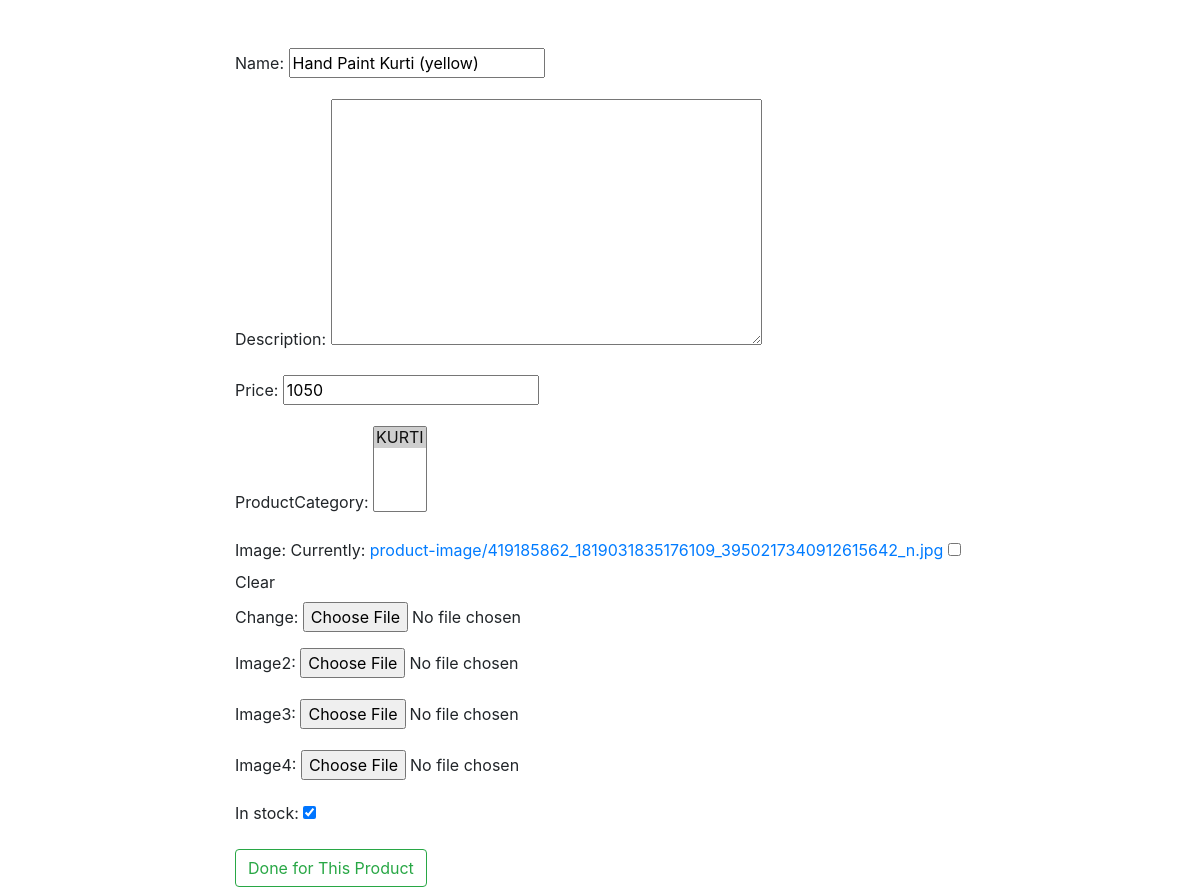
The page /edit-product/4/1 on the database as committed earlier.
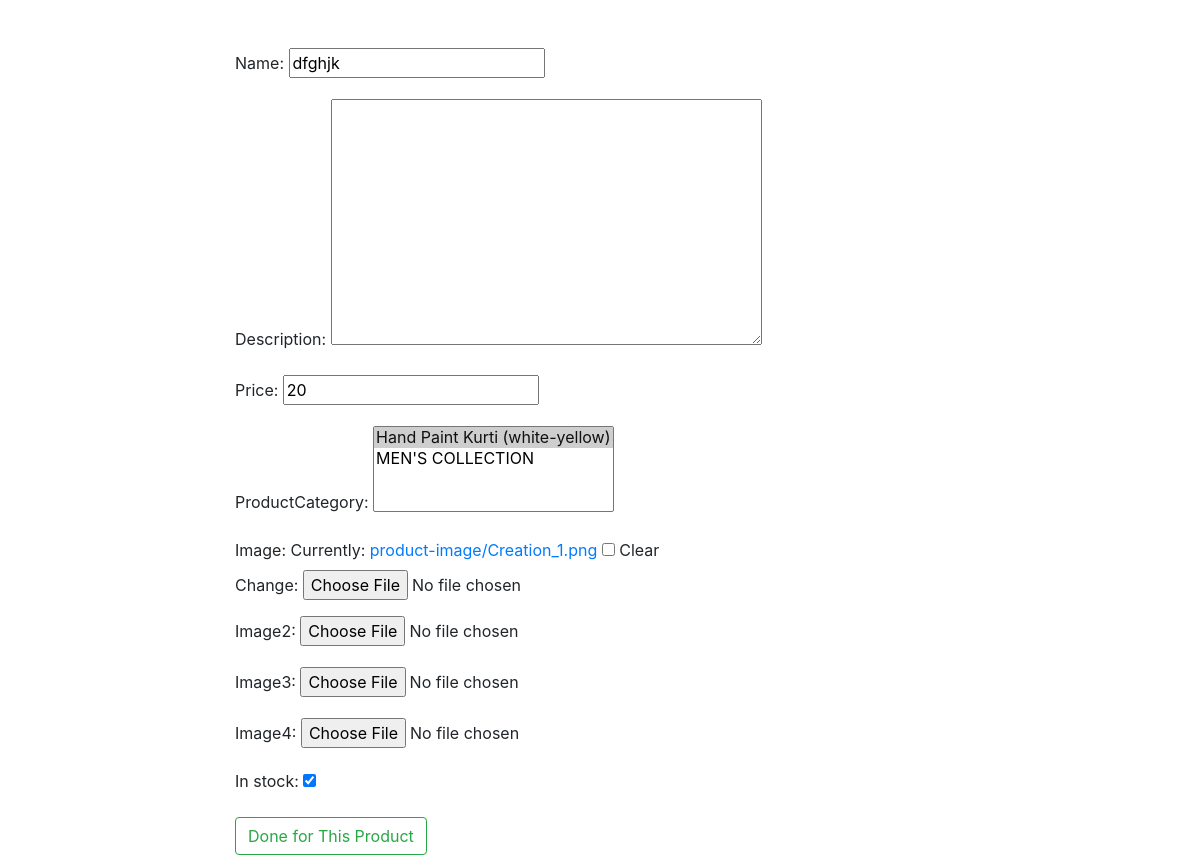
The same page on the database as committed later.
### shop/models.py (models this page shows, shortened)
class Product(models.Model):
    name=models.CharField(max_length=100)
    slug = AutoSlugField(populate_from='name',unique=True,null=True,default=None)
    product_code=models.CharField(max_length=100,null=True,blank=True)
    add_on_product=models.ManyToManyField(AddOnProduct,blank=True)
    add_on_product2=models.ManyToManyField(AddOnProduct,related_name='ad_on_2',blank=True)
    add_on_product3=models.ManyToManyField(AddOnProduct,related_name="ad_on_3",blank=True)
    description=models.TextField(null=True,blank=True)
    price = models.IntegerField(default=0)
    discount_percent=models.IntegerField(default=0)
    main_price = models.IntegerField(default=0)
    discount=models.BooleanField(default=True,null=True,blank=False)
    productCategory = models.ManyToManyField(ProductCategory)
    image=models.ImageField(upload_to='product-image/',blank=True,null=True)
    image2=models.ImageField(upload_to='product-image/',blank=True,null=True)
    image3=models.ImageField(upload_to='product-image/',blank=True,null=True)
    image4=models.ImageField(upload_to='product-image/',blank=True,null=True)
    arrive_at=models.DateTimeField(default=now,blank=True)
    new_arrival=models.BooleanField(default=False,blank=True)
    tags = TaggableManager()
    in_stock=models.BooleanField(default=True,blank=True)

class ProductCategory(models.Model):
    name=models.CharField(max_length=100)
    collection=models.ManyToManyField(CollectionSet)
    image=models.ImageField(upload_to='category/',blank=True,null=True)
    def __str__(self):
        return str(f'{self.name} ')

### shop/views.py (the view)
# urls.py: path('edit-product/<int:pk>/<int:pk2>',edit_product, name="edit_product"),
def edit_product(request,pk,pk2):
    product=Product.objects.get(id=pk)
    if request.method == 'POST':
        form=AddProduct(request.POST,request.FILES,instance=product)
        if form.is_valid():
            form.save()
            return redirect('products',pk=pk2)
    else:
        form=AddProduct(instance=product)
    context={
        'form':form
    }
    return render(request,'shop/editProduct.html',context)

### shop/form.py
class AddProduct(forms.ModelForm):
    class Meta:
        model = Product
        tags = TagField()
        fields = [
            'name',
            'description',
            'price',
            'productCategory',
            'image',
            'image2',
            'image3',
            'image4',
            'tags',
            'in_stock'
        ]

### shop/templates/shop/editProduct.html (shortened to what this page needs)
<!DOCTYPE html>
{% load static %}
<html lang="en">
<head>
<link rel="stylesheet" href="https://maxcdn.bootstrapcdn.com/bootstrap/4.0.0/css/bootstrap.min.css">
</head>
<body>
    <div class="container">
        <div class="row">
            <div class="col-lg-2"></div>
            <div class="col-lg-8">
    <form method="post" action="" id="myform" class="mt-5" enctype="multipart/form-data">
        {{form.as_p}}
        <button type="submit" class="btn btn-outline-success">Done for This Product</button>
    </form>
            </div>
            <div class="col-lg-2"></div>
        </div>
    </div>
</body>
</html>

Rows that differ between the two databases and show on the page:
changed Product: name "Hand Paint Kurti (yellow)" → "dfghjk"; price "1050" → "20"
Other text that changed with them:
form field productCategory: "KURTI ☑" → "Hand Paint Kurti (white-yellow) ☑ / MEN'S COLLECTION"
text no longer shown: "Name: Description: Price: ProductCategory: Image: Currently: product-image/419185862_1819031835176109_3950217340912615642_n.jpg Clear Change: Image2: Image3: Image4: In stock:"
text now shown: "Name: Description: Price: ProductCategory: Image: Currently: product-image/Creation_1.png Clear Change: Image2: Image3: Image4: In stock:"
